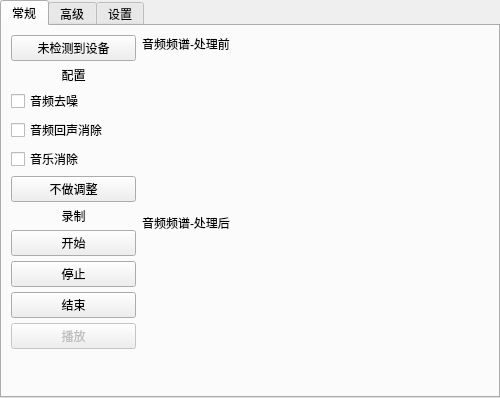
<?xml version="1.0" encoding="UTF-8"?>
<ui version="4.0">
 <class>MainUI</class>
 <widget class="QWidget" name="MainUI">
  <property name="geometry">
   <rect>
    <x>0</x>
    <y>0</y>
    <width>500</width>
    <height>398</height>
   </rect>
  </property>
  <property name="minimumSize">
   <size>
    <width>500</width>
    <height>350</height>
   </size>
  </property>
  <property name="windowTitle">
   <string>FPGA 上位机软件</string>
  </property>
  <layout class="QFormLayout" name="formLayout">
   <property name="labelAlignment">
    <set>Qt::AlignCenter</set>
   </property>
   <property name="formAlignment">
    <set>Qt::AlignHCenter|Qt::AlignTop</set>
   </property>
   <property name="horizontalSpacing">
    <number>0</number>
   </property>
   <property name="verticalSpacing">
    <number>0</number>
   </property>
   <property name="leftMargin">
    <number>0</number>
   </property>
   <property name="topMargin">
    <number>0</number>
   </property>
   <property name="rightMargin">
    <number>0</number>
   </property>
   <property name="bottomMargin">
    <number>0</number>
   </property>
   <item row="0" column="0" colspan="2">
    <widget class="QTabWidget" name="tabWidget">
     <property name="currentIndex">
      <number>0</number>
     </property>
     <widget class="QWidget" name="generalTab">
      <attribute name="title">
       <string>常规</string>
      </attribute>
      <layout class="QFormLayout" name="formLayout_2">
       <item row="0" column="0">
        <layout class="QVBoxLayout" name="verticalLayout">
         <property name="spacing">
          <number>5</number>
         </property>
         <item>
          <widget class="QPushButton" name="deviceButton">
           <property name="text">
            <string>未检测到设备</string>
           </property>
          </widget>
         </item>
         <item>
          <widget class="QLabel" name="configLabel">
           <property name="text">
            <string>配置</string>
           </property>
           <property name="alignment">
            <set>Qt::AlignCenter</set>
           </property>
          </widget>
         </item>
         <item>
          <widget class="QCheckBox" name="denoisingCheckbox">
           <property name="text">
            <string>音频去噪</string>
           </property>
          </widget>
         </item>
         <item>
          <widget class="QCheckBox" name="echoCancelCheckbox">
           <property name="text">
            <string>音频回声消除</string>
           </property>
          </widget>
         </item>
         <item>
          <widget class="QCheckBox" name="musicCancelCheckBox">
           <property name="text">
            <string>音乐消除</string>
           </property>
          </widget>
         </item>
         <item>
          <widget class="QPushButton" name="modeButton">
           <property name="text">
            <string>不做调整</string>
           </property>
          </widget>
         </item>
         <item>
          <widget class="QLabel" name="recordLabel">
           <property name="text">
            <string>录制</string>
           </property>
           <property name="alignment">
            <set>Qt::AlignCenter</set>
           </property>
          </widget>
         </item>
         <item>
          <widget class="QPushButton" name="startButton">
           <property name="text">
            <string>开始</string>
           </property>
          </widget>
         </item>
         <item>
          <widget class="QPushButton" name="pauseButton">
           <property name="text">
            <string>停止</string>
           </property>
          </widget>
         </item>
         <item>
          <widget class="QPushButton" name="endButton">
           <property name="text">
            <string>结束</string>
           </property>
          </widget>
         </item>
         <item>
          <widget class="QPushButton" name="playButton">
           <property name="enabled">
            <bool>false</bool>
           </property>
           <property name="text">
            <string>播放</string>
           </property>
          </widget>
         </item>
         <item>
          <spacer name="verticalSpacer">
           <property name="orientation">
            <enum>Qt::Vertical</enum>
           </property>
           <property name="sizeHint" stdset="0">
            <size>
             <width>125</width>
             <height>13</height>
            </size>
           </property>
          </spacer>
         </item>
        </layout>
       </item>
       <item row="0" column="1">
        <layout class="QVBoxLayout" name="verticalLayout_2">
         <property name="spacing">
          <number>5</number>
         </property>
         <item>
          <widget class="QLabel" name="inputLabel">
           <property name="text">
            <string>音频频谱-处理前</string>
           </property>
          </widget>
         </item>
         <item>
          <widget class="QCustomPlot" name="inputView" native="true">
           <property name="sizePolicy">
            <sizepolicy hsizetype="Expanding" vsizetype="Expanding">
             <horstretch>0</horstretch>
             <verstretch>0</verstretch>
            </sizepolicy>
           </property>
          </widget>
         </item>
         <item>
          <widget class="QLabel" name="outputLabel">
           <property name="text">
            <string>音频频谱-处理后</string>
           </property>
          </widget>
         </item>
         <item>
          <widget class="QCustomPlot" name="outputView" native="true">
           <property name="sizePolicy">
            <sizepolicy hsizetype="Expanding" vsizetype="Expanding">
             <horstretch>0</horstretch>
             <verstretch>0</verstretch>
            </sizepolicy>
           </property>
          </widget>
         </item>
        </layout>
       </item>
      </layout>
     </widget>
     <widget class="QWidget" name="advancedTab">
      <attribute name="title">
       <string>高级</string>
      </attribute>
      <layout class="QHBoxLayout" name="horizontalLayout_2">
       <item>
        <layout class="QVBoxLayout" name="VPR">
         <property name="spacing">
          <number>5</number>
         </property>
         <property name="leftMargin">
          <number>0</number>
         </property>
         <property name="topMargin">
          <number>0</number>
         </property>
         <property name="rightMargin">
          <number>0</number>
         </property>
         <property name="bottomMargin">
          <number>0</number>
         </property>
         <item>
          <widget class="QLabel" name="VPRLabel">
           <property name="text">
            <string>识别信息</string>
           </property>
           <property name="alignment">
            <set>Qt::AlignLeading|Qt::AlignLeft|Qt::AlignVCenter</set>
           </property>
          </widget>
         </item>
         <item>
          <widget class="QTableView" name="VPRView"/>
         </item>
        </layout>
       </item>
      </layout>
     </widget>
     <widget class="QWidget" name="settingTab">
      <attribute name="title">
       <string>设置</string>
      </attribute>
     </widget>
    </widget>
   </item>
  </layout>
 </widget>
 <customwidgets>
  <customwidget>
   <class>QCustomPlot</class>
   <extends>QWidget</extends>
   <header>qcustomplot.h</header>
   <container>1</container>
  </customwidget>
 </customwidgets>
 <resources/>
 <connections/>
</ui>
